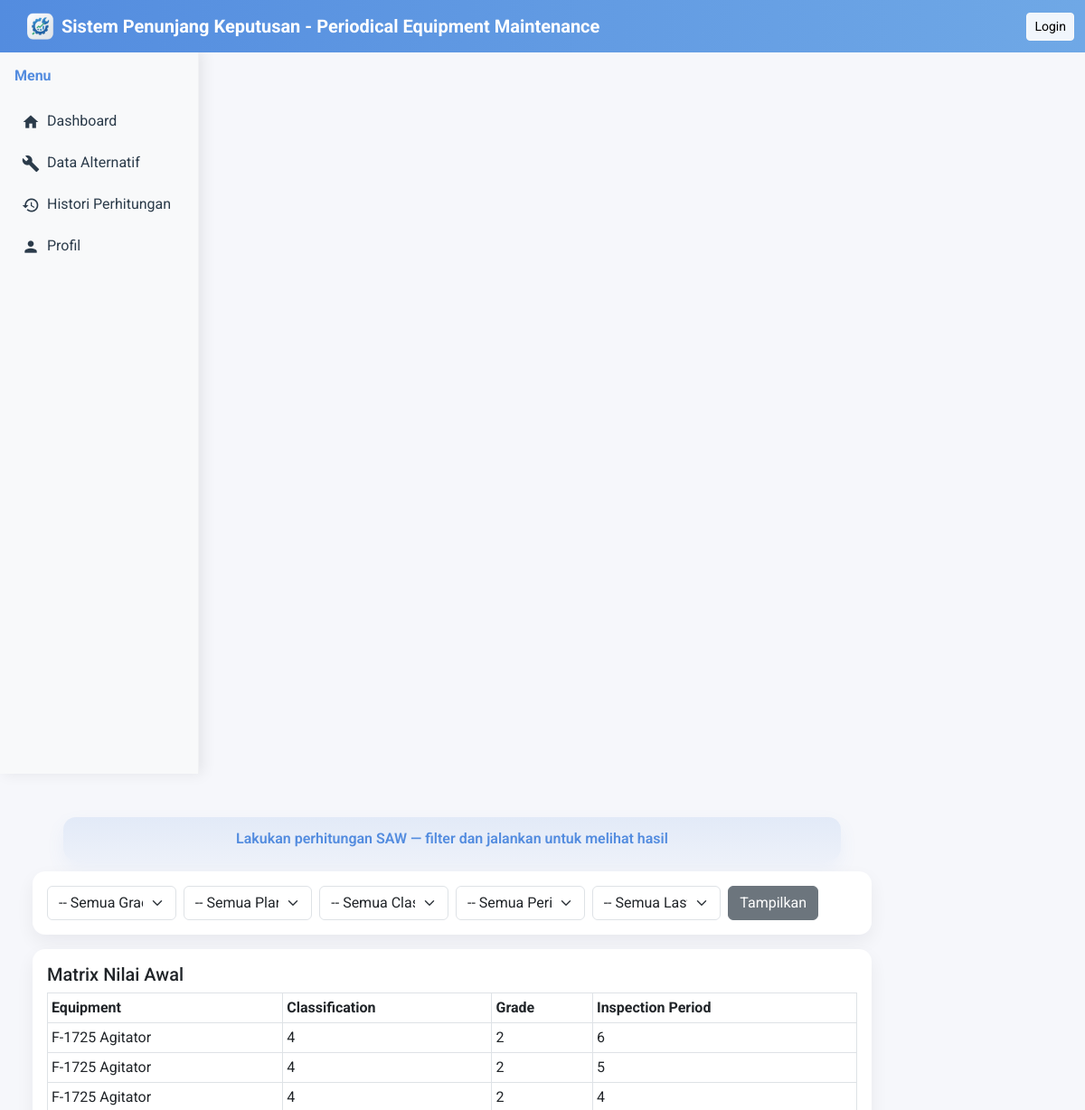
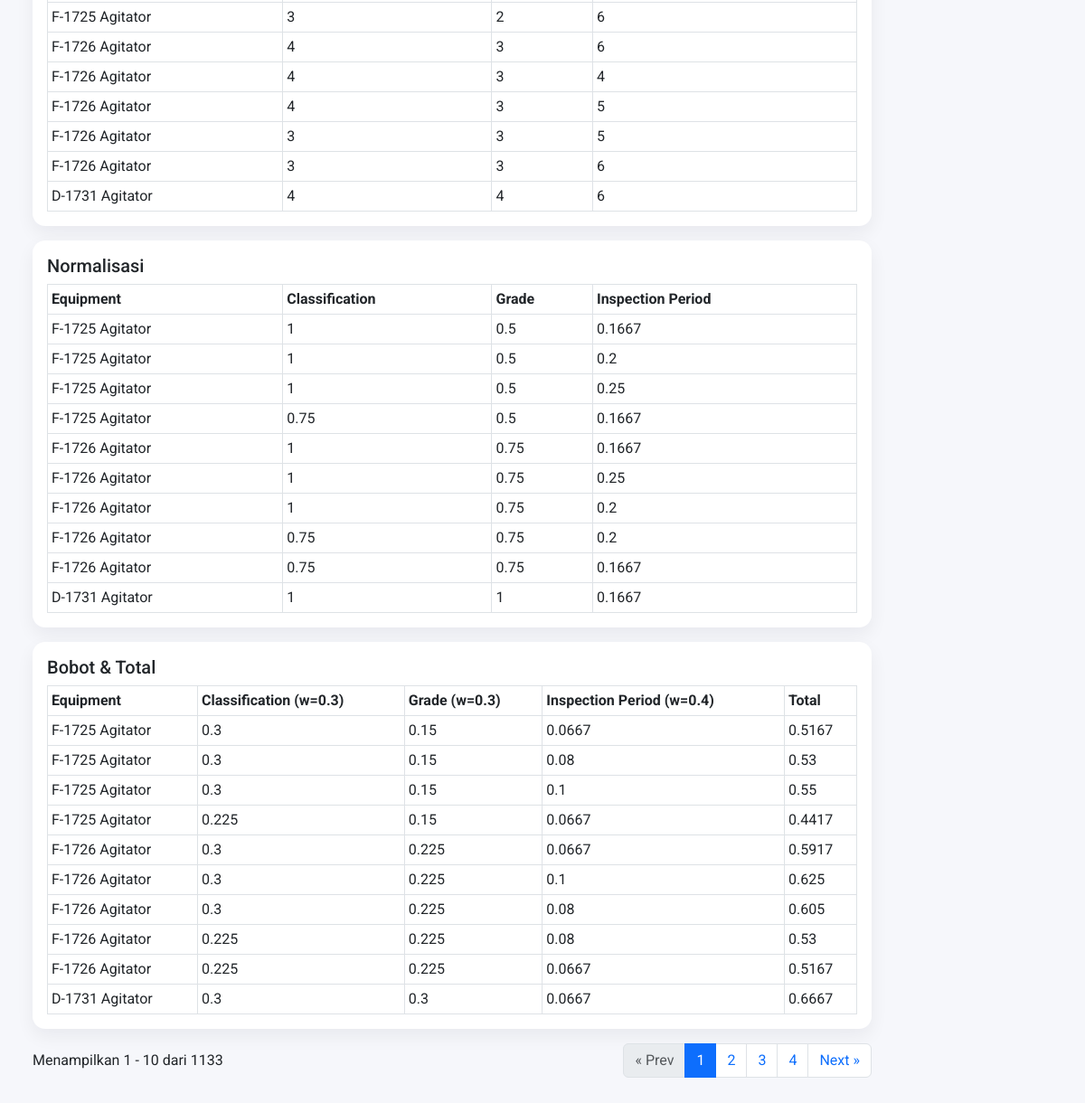
Screenshot of /pages/data_perhitungan.php with the database file from the repository (2 pictures, top to bottom).
### tables this page shows
CREATE TABLE `criteria_weight` (
  `id_criteria` int(11) NOT NULL,
  `criteria_name` varchar(50) NOT NULL,
  `weight` float NOT NULL,
  `type` enum('benefit','cost') NOT NULL
);

### pages/data_perhitungan.php (the view, shortened to what this page needs)
<?php
include('../config/db.php');
include('../includes/header.php');
include('../includes/sidebar.php');
?>
<div class="container mt-4">
<span class="welcome-pill">Lakukan perhitungan SAW — filter dan jalankan untuk melihat hasil</span>
<div class="card mb-3">
  <div class="card-body">
    <form method="get" class="row g-2 mb-0">
  <div class="col-md-2">
    <select name="id_grade" class="form-select">
      <option value="">-- Semua Grade --</option>
    </select>
  </div>
  <div class="col-md-2">
    <select name="id_plant" class="form-select">
      <option value="">-- Semua Plant --</option>
    </select>
  </div>
  <div class="col-md-2">
    <select name="id_classification" class="form-select">
      <option value="">-- Semua Classification --</option>
    </select>
  </div>
  <div class="col-md-2">
    <select name="id_inspection_period" class="form-select">
      <option value="">-- Semua Period --</option>
    </select>
  </div>
  <div class="col-md-2">
    <select name="id_last_inspection" class="form-select">
      <option value="">-- Semua Last Inspection --</option>
    </select>
  </div>
  <div class="col-md-2">
    <button class="btn btn-secondary">Tampilkan</button>
  </div>
    </form>
  </div>
</div>
<?php
$whereClauses = [];
$whereSql = count($whereClauses)? 'WHERE '.implode(' AND ', $whereClauses):'';
$q = $koneksi->query("SELECT
    e.id_equipment,
    e.equipment_name,
    g.grade_point,
    c.classification_point,
    ip.period_point
  FROM equipment e
  LEFT JOIN grade g ON e.id_grade = g.id_grade
  LEFT JOIN classification c ON e.id_classification = c.id_classification
  LEFT JOIN inspection_period ip ON e.id_inspection_period = ip.id_inspection_period
  $whereSql");
$items = [];
while($r = $q->fetch_assoc()) $items[] = $r;
$kq = $koneksi->query("SELECT * FROM criteria_weight ORDER BY id_criteria");
$criteria = [];
while($k = $kq->fetch_assoc()) $criteria[$k['criteria_name']] = $k;
$matrix = [];
foreach($items as $it){
  $id = $it['id_equipment'];
  $matrix[$id]['name'] = $it['equipment_name'];
  foreach($criteria as $key=>$meta){
    switch (strtolower($key)) {
      case 'grade': $matrix[$id]['raw'][$key] = $it['grade_point']; break;
      case 'classification': $matrix[$id]['raw'][$key] = $it['classification_point']; break;
      case 'inspection period':
      case 'period': $matrix[$id]['raw'][$key] = $it['period_point']; break;
    }
  }
}
$normalized = [];
foreach($criteria as $key=>$meta){
  $vals = [];
  foreach ($matrix as $row) {
    $vals[] = $row['raw'][$key] ?? 0;
  }
  $max = count($vals) ? max($vals) : 0;
  $min = count($vals) ? min($vals) : 0;
  foreach($matrix as $id=>$row){
    $x = $row['raw'][$key];
    if ($meta['type'] == 'benefit') {
      $r = ($max > 0) ? ($x / $max) : 0;
    } else {
      $r = ($x > 0) ? ($min / $x) : 0;
    }
    $normalized[$id][$key] = $r;
  }
}
$results = [];
foreach($matrix as $id=>$row){
  $total = 0;
  foreach($criteria as $key=>$meta){
    $w = (float)$meta['weight'];
    $r = $normalized[$id][$key] ?? 0;
    $weighted = $r * $w;
    $results[$id]['weights'][$key] = $weighted;
    $total += $weighted;
  }
  $results[$id]['total'] = $total;
  $results[$id]['name'] = $row['name'];
}
$perPage = 10;
$page = isset($_GET['page']) ? max(1, intval($_GET['page'])) : 1;
$offset = ($page - 1) * $perPage;
$ids = array_keys($matrix);
$totalItems = count($ids);
$totalPages = $totalItems > 0 ? ceil($totalItems / $perPage) : 1;
$paged_ids = array_slice($ids, $offset, $perPage);
$baseParams = [];
$baseUrl = 'data_perhitungan.php';
if (!empty($baseParams)) $baseUrl .= '?' . http_build_query($baseParams) . '&'; else $baseUrl .= '?';
echo "<div class='card mb-3'><div class='card-body'><h5 class='card-title'>Matrix Nilai Awal</h5>";
echo "<div class='table-responsive'><table class='table table-bordered table-sm mb-0'><thead><tr><th>Equipment</th>";
foreach($criteria as $k=>$m) echo "<th>{$m['criteria_name']}</th>";
echo "</tr></thead><tbody>";
foreach($paged_ids as $id){
  $row = $matrix[$id];
  echo "<tr><td>{$row['name']}</td>";
  foreach($criteria as $k=>$m) echo "<td>{$row['raw'][$k]}</td>";
  echo "</tr>";
}
echo "</tbody></table></div></div></div>";
echo "<div class='card mb-3'><div class='card-body'><h5 class='card-title'>Normalisasi</h5>";
echo "<div class='table-responsive'><table class='table table-bordered table-sm mb-0'><thead><tr><th>Equipment</th>";
foreach($criteria as $k=>$m) echo "<th>{$m['criteria_name']}</th>";
echo "</tr></thead><tbody>";
foreach($paged_ids as $id){
  $vals = $normalized[$id];
  echo "<tr><td>{$matrix[$id]['name']}</td>";
  foreach($criteria as $k=>$m) echo "<td>".round($vals[$k],4)."</td>";
  echo "</tr>";
}
echo "</tbody></table></div></div></div>";
echo "<div class='card mb-3'><div class='card-body'><h5 class='card-title'>Bobot & Total</h5>";
echo "<div class='table-responsive'><table class='table table-bordered table-sm mb-0'><thead><tr><th>Equipment</th>";
foreach($criteria as $k=>$m) echo "<th>{$m['criteria_name']} (w={$m['weight']})</th>";
echo "<th>Total</th></tr></thead><tbody>";
foreach($paged_ids as $id){
  $res = $results[$id];
  echo "<tr><td>{$res['name']}</td>";
  foreach($criteria as $k=>$m) echo "<td>".round($res['weights'][$k],4)."</td>";
  echo "<td>".round($res['total'],4)."</td></tr>";
}
echo "</tbody></table></div></div></div>";
if ($totalPages > 1) {
  echo "<div class='d-flex align-items-center justify-content-between mb-4'>";
  echo "<div>Menampilkan " . ($totalItems ? ($offset+1) : 0) . " - " . min($offset + $perPage, $totalItems) . " dari $totalItems</div>";
  echo "<nav aria-label='Pagination'><ul class='pagination mb-0'>";
  $prevClass = ($page <= 1) ? 'disabled' : '';
  $prevHref = ($page > 1) ? $baseUrl . 'page=' . ($page - 1) : '#';
  echo "<li class='page-item $prevClass'><a class='page-link' href='$prevHref'>&laquo; Prev</a></li>";
  $start = max(1, $page - 3);
  $end = min($totalPages, $page + 3);
  for ($i = $start; $i <= $end; $i++) {
    $active = ($i == $page) ? 'active' : '';
    $href = $baseUrl . 'page=' . $i;
    echo "<li class='page-item $active'><a class='page-link' href='$href'>$i</a></li>";
  }
  $nextClass = ($page >= $totalPages) ? 'disabled' : '';
  $nextHref = ($page < $totalPages) ? $baseUrl . 'page=' . ($page + 1) : '#';
  echo "<li class='page-item $nextClass'><a class='page-link' href='$nextHref'>Next &raquo;</a></li>";
  echo "</ul></nav></div>";
}
?>
</div>
<?php include('../includes/footer.php'); ?>

### style.css (style rules this page uses)
body, input, button, select, textarea, .nav, .sidebar, .card, .page-content, .navbar, .btn { font-family: 'Roboto', sans-serif !important; }
.card { word-wrap: break-word; }
:root { --accent-1: #538CDF; --accent-2: #34a0ff; --card-bg: #ffffff; --muted: #6c757d; }
.welcome-pill { display: block; max-width: 860px; margin: 12px auto; padding: 12px 18px; border-radius: 14px; background: linear-gradient(180deg, rgba(83, 140, 223, 0.12), rgba(83, 140, 223, 0.06)); color: var(--accent-1); font-weight: 600; text-align: center; box-shadow: 0 8px 20px rgba(83, 140, 223, 0.08) }
.card, .dash-card { border: none; border-radius: 14px; box-shadow: 0 8px 20px rgba(17, 24, 39, 0.06); transition: transform .18s ease, box-shadow .18s ease }

### includes/header.php (style rules this page uses)
body { padding-top: 56px; font-family: 'Roboto', sans-serif; background: #f6f7fb; }

### rows the page displays
criteria_weight: criteria_name "Classification", raw "4", raw "3", k "1", k "0.75", weight "0.3", weights "0.3", weights "0.225"
criteria_weight: criteria_name "Grade", raw "2", raw "3", raw "4", k "0.5", k "0.75", k "1", weight "0.3", weights "0.15", weights "0.225", weights "0.3"
criteria_weight: criteria_name "Inspection Period", raw "6", raw "5", raw "4", k "0.1667", k "0.2", k "0.25", weight "0.4", weights "0.0667", weights "0.08", weights "0.1"

### other values shown
$row['name'] "F-1725 Agitator"
$row['name'] "F-1726 Agitator"
$row['name'] "D-1731 Agitator"
$matrix[$id]['name'] "F-1725 Agitator"
$matrix[$id]['name'] "F-1726 Agitator"
$matrix[$id]['name'] "D-1731 Agitator"
$res['name'] "F-1725 Agitator"
$res['total'] "0.5167"
$res['total'] "0.53"
$res['total'] "0.55"
$res['total'] "0.4417"
$res['name'] "F-1726 Agitator"
$res['total'] "0.5917"
$res['total'] "0.625"
$res['total'] "0.605"
